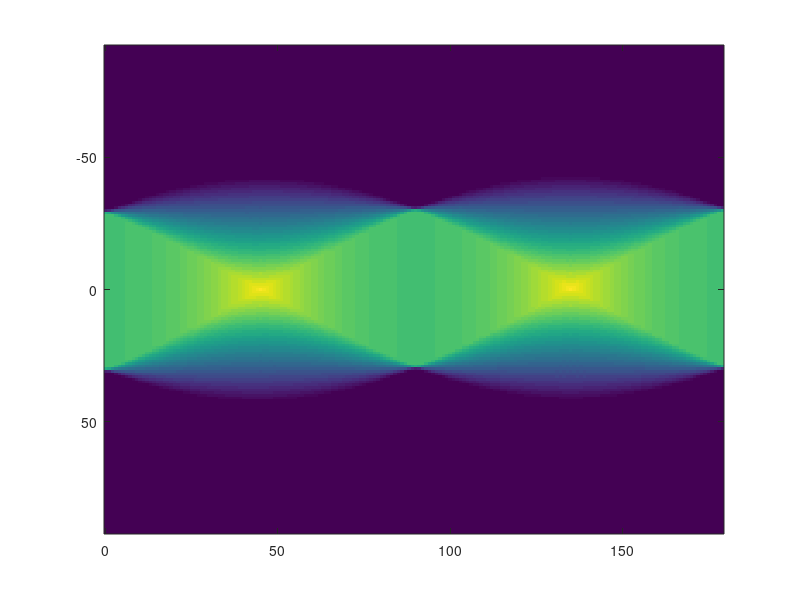

The MATLAB source for this figure: (Note: this script raises an error after producing the figure.)
close all; clear; clc;
% Transformacja Radona
% prosta - mówi co zarejestrujemy
% odwrotna - z zarejestrowanych wyników odtwarza obraz (rentgen)


a = zeros(128);
a(35:94,35:94) = 1;
% imshow(a);

% najpierw musimy podać orientację układów pomiarowych, czyli pod jakim
% kątem będziemy prześwietlać

katy=0:179;
[R,X] = radon(a, katy);

imagesc(katy, X, R);
colorbar('vertical');
xlabel('katy [deg]');
ylabel('odleglosc [px]');

% maksimum jest na 45 i 135 stopni bo przeswietlamy kwadrat po przekatnej a
% transformacja radona to suma wartosci pikseli razy długość piksela ( a po
% przekątnej długość jest większa niż np pionowo)

% Transformata Radona nie jest odwracalna (powrót może nam dać inny wynik)
an = iradon(R, katy);
imshow(an);

% azymut kątów musi być jak najszerszy (0-179)

%%
close all; clear; clc;

a = phantom(256);
imshow(a);

katy=0:2:179;
[R,X] = radon(a, katy);

imagesc(katy, X, R);
colorbar('vertical');
xlabel('katy [deg]');
ylabel('odleglosc [px]');

an = iradon(R, katy);
imshow(an);
%%
close all; clear; clc;
% Transformata Hougha - znajdowanie prostych elementów na obrazie
% (linia prosta, koło, kwadrat, elipsa itd - czyli takich które jesteśmy 
% w stanie zdefiniować matematycznie) 
% Transformata Hougha jest szczególnym przypadkiem transformaty Radona

% dokonujemy transformacji z układu kartezjańskiego na biegunowy,
% wykorzystując parametryczne równanie prostej

a=imread('blobs.png');
subplot(121), imshow(a);

% H - wynik transformaty
% T - kąty theta
% R - wartości ro
[H, T, R] = hough(a);
subplot(122), imagesc(T,R,H);
xlabel('\theta');
ylabel('\rho');
colorbar('vertical');

% aby odczytać linie musimy wydobyc lokalne maksima
piki = houghpeaks(H,10);

% mając te piki próbujemy znaleźć początek i koniec naszej linii
linie = houghlines(a, T, R, piki, 'FillGap', 2);
% linie - struktura: współrzędne początka i końca linii, ro i theta
% punkt przeciecia moze byc poza obrazem


len_max = 0;
k_max = 0;
figure;
imshow(a); hold on;
for k=1:10
    len = sqrt((linie(k).point2(2) - linie(k).point1(2))^2 + ...
        (linie(k).point2(1) - linie(k).point1(1))^2);
    if len > len_max
        len_max = len;
        k_max = k;
    end

    line([linie(k).point1(1) linie(k).point2(1)], ...
        [linie(k).point1(2) linie(k).point2(2)], 'color', 'b');
end
line([linie(k_max).point1(1) linie(k_max).point2(1)], ...
        [linie(k_max).point1(2) linie(k_max).point2(2)], 'color', 'r');
hold off


% domyślnie znajduje linie ale dopuszcza duży błąd na nieciągłości, można
% to dostosować ustawiając parametr FillGap w houghlines

%%
% Transformata Gabora - transformata czasowo częstotliwościowa
% Określa tzw. bank filtrów - nie mamy jednego filtra tylko cały ich zbiór

close all; clear; clc;

a=imread('cameraman.tif');
dlug=2.^(1:5);
katy=0:45:135;

% g - baza filtrow
g = gabor(dlug,katy); % kombinacja każdej dlugosci fali z kazda orientacja
% a1 = real(g(1).SpatialKernel);
% a2 = real(g(20).SpatialKernel);

magn = imgaborfilt(a,g);
a1 = magn(:,:,1);
a2 = magn(:,:,20);
subplot(121), imagesc(a1);
subplot(122), imagesc(a2);

% Transformata Gabora służy do detekcji tekstur na obrazie
%%
close all; clear; clc;

a = imread('gabor.png');
imshow(a);
% nie szukamy tesktu, tylko szukamy tekstury siatki, okresowości; nie
% interesują nas kolory

% zmniejszamy obraz tylko po to żeby sie szybciej liczylo na zajeciach
a=imresize(a,0.5);

[Nz, Nx] = size(a);
dlug=2.^(1:7);
katy=0:22.5:160; % 22.5 żeby dokładnie znaleźc 45 stopni

g = gabor(dlug, katy);
magn = imgaborfilt(a,g);
% długo się liczy dlatego robimy z tego osobna sekcje
%%
for k=1:length(g)
    odch=3*0.5*g(k).Wavelength;
    magn(:,:,k)=imgaussfilt(magn(:,:,k), odch);
end
%%
% przechodzimy z tablicy 3D na 2D

xx=1:Nx;
zz=1:Nz;
[XX, ZZ] = meshgrid(xx, zz);
% doklejamy x i y w 3 wymiarze
zbior=cat(3,magn,XX);
zbior=cat(3,zbior,ZZ);

% [] - matlab sam wylicza 2 wymiar
D = reshape(zbior, Nx*Nz,[]);

% przeprowadzamy normalizację dla każdej kolumny osobno
% dla każdej kolumny obliczamy średnią i normalizujemy do śrendniej = 0 i
% odchylenia standardowego 1
D = D-mean(D);
D = D./std(D);
%%
wspol=pca(D); % pca - w toolboxie statistics and machine learning
obraz = reshape(D*wspol(:,1), Nz, Nx);
imagesc(obraz);

%%
% chcemy 2 klasy - albo tekstura albo tekst; uruchamiamy 5 razy
L=kmeans(D,2,'Replicates', 5);
wynik = reshape(L, [Nz,Nx]);
%%
maska=(wynik==1); % 1 lub 2, trzeba spróbować
an = imoverlay(a, maska, 'k');
imshow(an);
% dostajemy informacje gdzie tekst sie znajduje i na tym obrazie mozemy
% uruchomic juz bardziej tradycyne metody znajdowania tekstu

%%
% Transformaty: Fouriera, Cosinusowa, Radona, Hougha, 
% Transformaty czasowo-częstotliwościowe: falkowa, Gabora

%%
close all; clear; clc;
% MORFOLOGIE - bardzo dużo będzie na egzaminie

% Idea przypomina trochę przekształcenia przestrzenne

SE1=strel('disk', 7);
SE2=strel('line', 11, 60);
SE3=strel('arbitrary', [0 1 0; 1 1 1; 0 1 0]);
% w konsoli: SE1.Neighborhood

% a=imread('circles.png');
a = imread('cameraman.tif');
subplot(221), imshow(a);

% erozja - możemy usuwać w prosty sposób linie/elementy o określonej
% orientacji - przypisuje pikselowi centralnemu minimum z sąsiednich ( w
% obrębie zdefiniowanego elementu przez strel) pikseli
a1=imerode(a, SE1);
a2=imerode(a, SE2);
a3=imerode(a, SE3);
subplot(222), imshow(a1);
subplot(223), imshow(a2);
subplot(224), imshow(a3);

%%
% operacją przeciwną do erozji jest dylacja (dylatacja)
close all; clear; clc;
SE1=strel('disk', 7);
SE2=strel('line', 11, 60);
SE3=strel('arbitrary', [0 1 0; 1 1 1; 0 1 0]);
a=imread('circles.png');
subplot(221), imshow(a);

a1=imdilate(a, SE1);
a2=imdilate(a, SE2);
a3=imdilate(a, SE3);
subplot(222), imshow(a1);
subplot(223), imshow(a2);
subplot(224), imshow(a3);

% działa nalaogicznie do filtru maksimum - bierze piksele które mają choć
% jeden punkt wspólny ze zdefiniowaną figurą (?)

% ważną cechą erozji i dylacji jest ADDYTYWNOŚĆ - erozję i dylację dużym
% elementem możemy zastąpić serią erozji i dylacji mniejszymi elementami
% (przy czym w praktyce działa to tylko dla siatki prostokątnej i elementów
% jak kwadraty, prostokąty itd)


%%
close all; clear; clc;

a = zeros(128);
a(35:94,35:94) = 1;

SE1=ones(13);
SE2=ones(3);

% wykonujemy erozje dużym elementem, zapisujemy wynik, a nastepnie
% wykonujemy serie erozji małym elementem aż otrzymamy ten sam wynik

b=imerode(a, SE1);
iter=0;

% isequal służy do porównywania macierzy, nie wolno użyć zwykłego ==
while ~isequal(a,b)
    a=imerode(a,SE2);
    iter=iter+1;
end
iter

% zeby cos takiego mozna bylo robic, podzial musi byc calkowitoliczbowy,
% czyli SE2 musi być zawsze rozmiaru 3
